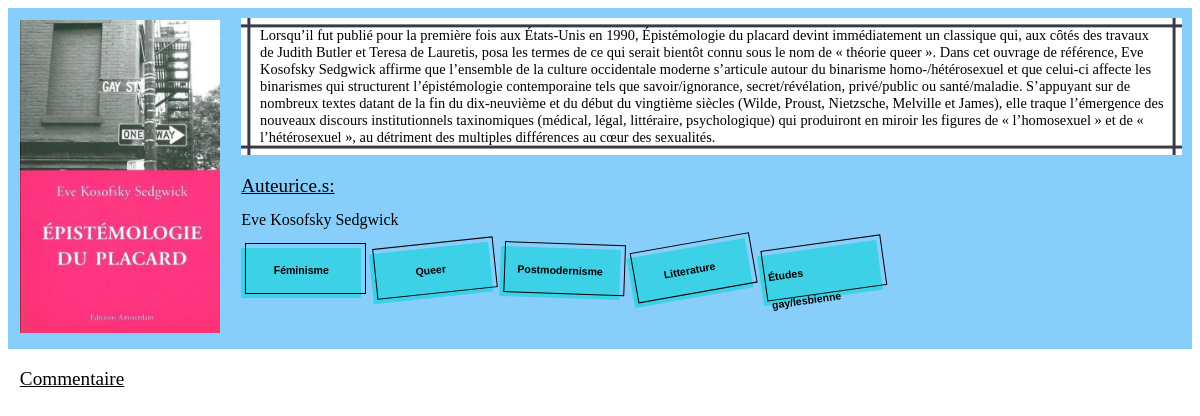
/book/118, run on the app's committed database.
### bookshelf/models.py (models this page shows, shortened)
class Book (models.Model):
    Image = models.ImageField (default="")
    Title = models.CharField (max_length=200, unique=True)
    Description = models.TextField (blank=False)
    Added = models.DateField (default=timezone.now)
    Authors = models.ManyToManyField (Author, through="Book_Author_Link")
    Tags = models.ManyToManyField (Tag, through='Book_Tag_Link')

class Tag (models.Model):
    TagName = models.CharField (max_length=200)

### bookshelf/views.py (the view)
def book_view (req, Book_Number):
    Books_Count = Book.objects.count()
    if (Book_Number < 1 or Book_Number > Books_Count):
        raise Http404 ("book not found")
    Book_Obj = Book.objects.get (pk=Book_Number)
    Authors = Get_Authors_For (Book_Number)
    Tags = Get_Tags_For (Book_Number)
    Info = {"book_info": Book_Obj, "Authors": Authors, "Tags": Tags}
    return render (req, "book.html", Info)

### bookshelf/ORM_utils.py (called while the page is built)
def Get_Authors_For (Book_Primary_Key):
    Authors_Linked = Book_Author_Link.objects.filter (Book_Key=Book_Primary_Key).values()
    Authors_List = []
    for A in Authors_Linked:
        One_Author = Author.objects.get (id=A ["Author_Key_id"])
        Authors_List.append ({"order_by": One_Author.Surname.lower(),
                                "value": One_Author.Name + " " +
                                        One_Author.Surname + ", "
                            })
    Authors_List.sort (key=lambda item: item ["order_by"])
    Authors_List[-1]["value"] = Authors_List [-1]["value"][0:-2]  #  delete last comma
    return Authors_List

def Get_Tags_For (Book_Primary_Key):
    max_val = 10
    Angles = [alpha for alpha in range (-max_val, max_val, 2)]
    Tag_Linked = Book_Tag_Link.objects.filter (Book_Key=Book_Primary_Key).values()
    Tag_List = []
    for T in Tag_Linked:
        One_Tag = Tag.objects.get (id=T ["Tag_Key_id"])
        Tag_List.append ({"value": One_Tag.TagName, "style" : {"TagRotation": rnd.choice (Angles)}})
    return Tag_List

### bookshelf/templatetags/whitespace_character.py (called while the page is built)
@register.filter
def whitespace_character (value, char):
    return value.replace (" ", char)

### bookshelf/templates/book.html
<!DOCTYPE html>
<html>
    <head>
        {% load static %}
        {% load whitespace_character %}
        <link rel="stylesheet" href="{% static 'css/book.css' %}" />
    </head>
    <body>
        <div id="BookInfo">
            <div id="ImageDiv">
                <img src="{% static book_info.Image %}" />
            </div>
            <div id="InfoDiv">
                <div class="DescriptionBorder">
                    <p id="Description">{{ book_info.Description }}</p>
                </div>
                <div>
                    <p id="Authors"> Auteurice.s:</p>
                    <p id="Names">
                    {% for Auth in Authors %}
                        {{ Auth.value }}
                    {% endfor %}
                    </p>
                </div>
                <li id="TagList">
                    {% for Tag in Tags %}
                        <a href="{% url 'more_index' 1 %}?filter={{ Tag.value|whitespace_character:"-" }}" class="Tag" style="transform: rotate({{ Tag.style.TagRotation }}deg)">{{ Tag.value }}</a>
                    {% endfor %}
                </li>
            </div>
        </div>
        <div>
            <p id="Commentary"> Commentaire </p>
        </div>
    </body>
</html>

### bookshelf/static/css/book.css (style rules this page uses)
#BookInfo { display: flex; justify-content: space-evenly; background-color: lightskyblue; }
.DescriptionBorder { margin: 1%; --thickness: 3px; --squishing: .4em; --shift: calc(100% - var(--thickness) - 2*var(--squishing)); --top_left: conic-gradient(from 90deg at var(--thickness) var(--thickness),#0000 90deg,var(--color) 0); --right: var(--squishing)/var(--shift); --bottom: var(--shift); background: var(--top_left) var(--squishing) var(--right) var(--bottom); --color: #373B44; color: var(--color); background-color: white; }
#Description { margin: 1%; padding: 1%; color:black; font-size: 0.9em; }
#ImageDiv { margin: 1% 1% 1% 1%; }
img { width: 200px; height: 313px; object-fit: cover; }
#Authors, #Commentary { font-family: 'Share Tech Mono'; font-size: 1.2em; font-weight: 400; text-decoration: underline; margin-left: 1%; }
#Names { margin-top: -0.5%; margin-left: 1%; }
#TagList { margin-top: 2%; margin-bottom: 1%; display: flex; list-style-type: none; }
.Tag { display: flex; justify-content: center; position: relative; width: 100%; height: 50px; max-width: 120px; border: 0 solid #E5E7EB; box-sizing: border-box; font-family: Trebuchet, sans-serif; font-size: 0.66rem; font-weight: 600; line-height: 1.75rem; padding: 0.5rem 0.5rem; margin-left: 1%; text-decoration: none #000000 solid; text-decoration-thickness: auto; cursor: pointer; color: #000000; background-color: #3DD1E7; }
.Tag:after { position: absolute; bottom: 4px; left: 4px; width: calc(100% - 1px); height: calc(100% - 1px); content: ''; border: 1px solid #000000; }

### data on the page
Book: Image (picture), Description "Lorsqu’il fut publié pour la première fois aux États-Unis en 1990, Épistémologie du placard devint immédiatement un classique qui, aux côtés des travaux de Judith Butler et Teresa de Lauretis, posa les termes de ce qui serait bientôt connu sous le nom de « théorie queer ». Dans cet ouvrage de référence, Eve Kosofsky Sedgwick affirme que l’ensemble de la culture occidentale moderne s’articule autour du binarisme homo-/hétérosexuel et que celui-ci affecte les binarismes qui structurent l’épistémologie contemporaine tels que savoir/ignorance, secret/révélation, privé/public ou santé/maladie. S’appuyant sur de nombreux textes datant de la fin du dix-neuvième et du début du vingtième siècles…"
Tag: value "Féminisme"
Tag: value "Queer"
Tag: value "Postmodernisme"
Tag: value "Litterature"
Tag: value "Études gay/lesbienne"

### other printed values
{{ Auth.value }} "Eve Kosofsky Sedgwick"
